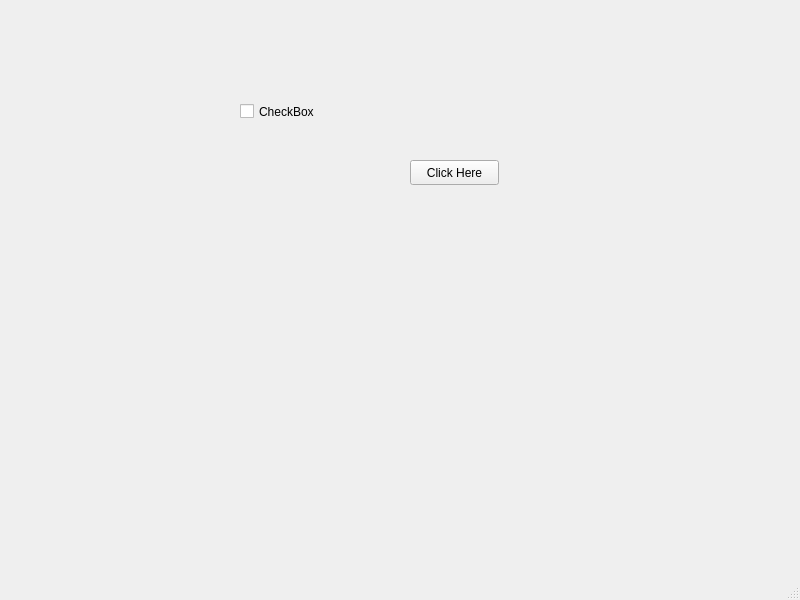
<?xml version="1.0" encoding="UTF-8"?>
<ui version="4.0">
 <class>MainWindow</class>
 <widget class="QMainWindow" name="MainWindow">
  <property name="geometry">
   <rect>
    <x>0</x>
    <y>0</y>
    <width>800</width>
    <height>600</height>
   </rect>
  </property>
  <property name="windowTitle">
   <string>MainWindow</string>
  </property>
  <widget class="QWidget" name="centralwidget">
   <widget class="QPushButton" name="pushButton">
    <property name="geometry">
     <rect>
      <x>410</x>
      <y>160</y>
      <width>89</width>
      <height>25</height>
     </rect>
    </property>
    <property name="text">
     <string>Click Here</string>
    </property>
   </widget>
   <widget class="QCheckBox" name="checkBox">
    <property name="geometry">
     <rect>
      <x>240</x>
      <y>100</y>
      <width>92</width>
      <height>23</height>
     </rect>
    </property>
    <property name="text">
     <string>CheckBox</string>
    </property>
   </widget>
  </widget>
  <widget class="QMenuBar" name="menubar">
   <property name="geometry">
    <rect>
     <x>0</x>
     <y>0</y>
     <width>800</width>
     <height>22</height>
    </rect>
   </property>
  </widget>
  <widget class="QStatusBar" name="statusbar"/>
 </widget>
 <resources/>
 <connections/>
</ui>
